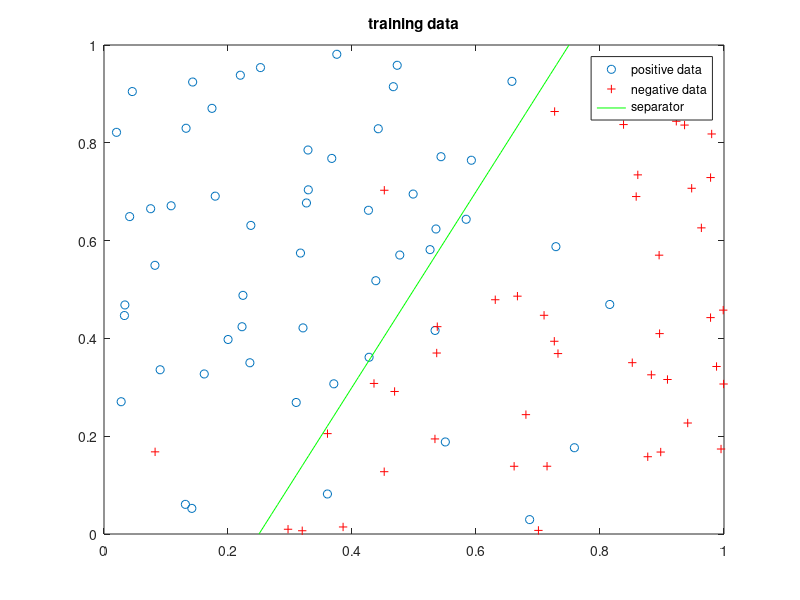
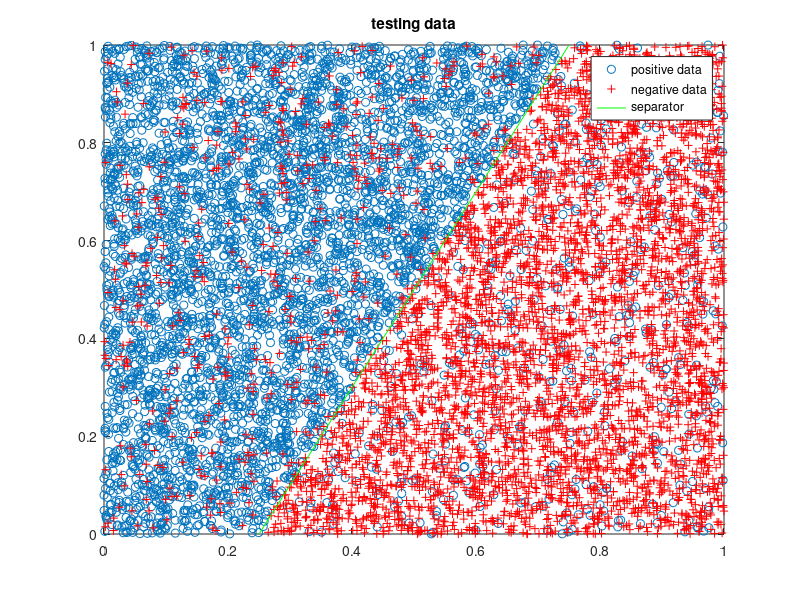
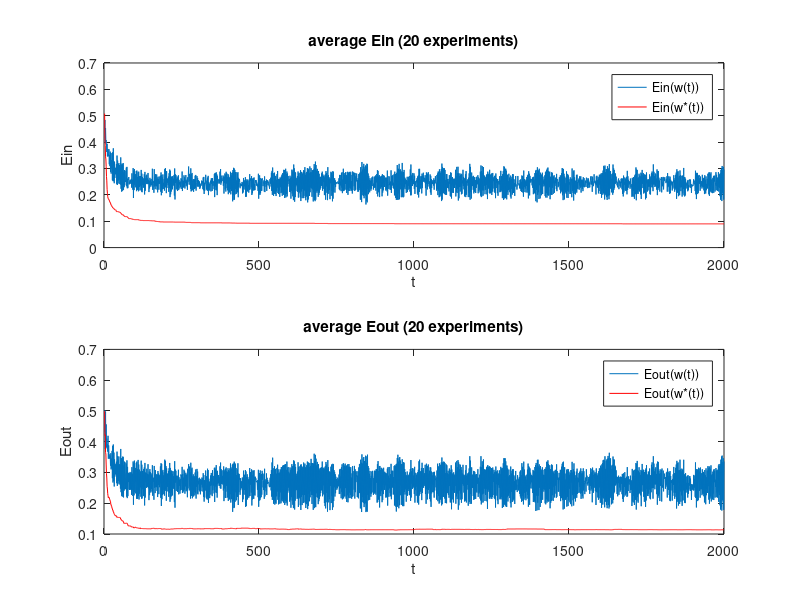
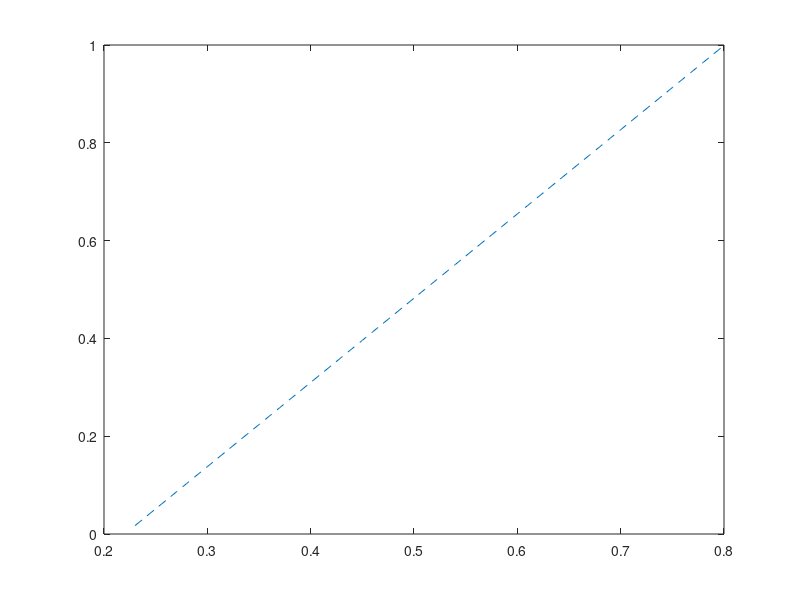

Here is the MATLAB script that generated these plots, in order:
%Xiao Wei
%Pocket algorithm
%data with noise
%Oct 2012


%PART I
%Generating linear seperable data points
%Add noise
clear


w_sep=[2,-4,1];
%%%%Generate training data
N=100; % # of data points
D=ones(4,N); %rows---[x2,x1,x0,y]'
D(1:2,:)=rand(2,N);
D(4,:)=sign(w_sep*D(1:3,:));
noise=1:(N/10);%ceil(rand(1,floor(N/10))*N);
D(4,noise)=-D(4,noise);

pos_data=D(1:3,(D(4,:))==1);
neg_data=D(1:3,(D(4,:))==-1);

%%%Generate test data
Nt=10000;
Dt=ones(4,Nt);
Dt(1:2,:)=rand(2,Nt);
Dt(4,:)=sign(w_sep*Dt(1:3,:));
noiset=1:(Nt/10);
Dt(4,noiset)=-Dt(4,noiset);
post=Dt(1:3,(Dt(4,:))==1);
negt=Dt(1:3,(Dt(4,:))==-1);



x=0:0.01:1;
y=-(w_sep(2)*x+w_sep(3))/w_sep(1);
shown=(y>=0)&(y<=1);

figure
plot(pos_data(2,:),pos_data(1,:),'o',neg_data(2,:),neg_data(1,:),'r+',x(shown),y(shown),'g')
legend('positive data','negative data','separator')
title('training data')

figure
plot(post(2,:),post(1,:),'o',negt(2,:),negt(1,:),'r+',x(shown),y(shown),'g')
legend('positive data','negative data','separator')
title('testing data')

%PART II
%The Pocket Algorithm
T=2000;

Repeat=20;
record=zeros(5,T,Repeat);%3D array,ea record [t,Einw,Einw_opt.Eoutw,Eoutw_opt]

for k=1:Repeat
    w_opt=[0 0 0];
    w=[0 0 0];
    updates=0;
    for i=1:T
        row=w*D(1:3,:);
        wrong=find(sign(row)~=D(4,:));

        ind=randi(length(wrong));
        ind=wrong(ind);

        w=w+D(4,ind)*D(1:3,ind)';
        error=sum(sign(w*D(1:3,:))~=D(4,:))/N;
        error_opt=sum(sign(w_opt*D(1:3,:))~=D(4,:))/N;
        eout=sum(sign(w*Dt(1:3,:))~=Dt(4,:))/Nt;
        eout_opt=sum(sign(w_opt*Dt(1:3,:))~=Dt(4,:))/Nt;
        if error<=error_opt  %sum(w*D(1:3,:)~=D(4,:))<=sum(w_opt(1:3,:)~=D(4,:))
            w_opt=w;
            updates=updates+1;
        end
        %w=w_opt;
        record(1,i,k)=i;
        record(2,i,k)=error;
        record(3,i,k)=error_opt;
        record(4,i,k)=eout;
        record(5,i,k)=eout_opt;
    end

end
recordm=mean(record,3);%mean record
figure
subplot(2,1,1);
plot(recordm(1,2:T),recordm(2,2:T),recordm(1,2:T),recordm(3,2:T),'r');
legend('Ein(w(t))','Ein(w*(t))')
title('average Ein (20 experiments)')
xlabel('t')
ylabel('Ein')

subplot(2,1,2);
plot(recordm(1,2:T),recordm(4,2:T),recordm(1,2:T),recordm(5,2:T),'r');
legend('Eout(w(t))','Eout(w*(t))')
title('average Eout (20 experiments)')
xlabel('t')
ylabel('Eout')

figure
plot(recordm(1,2:T),recordm(2,2:T),'.',recordm(1,2:T),recordm(3,2:T),...
    'r.',recordm(1,2:T),recordm(4,2:T),'g.',...
    recordm(1,2:T),recordm(5,2:T),'y.');
legend('Ein(W(t))','Ein(W*(t))','Eout(W(t))','Eout(W*(t))')
title('average E (20 experiments)')
xlabel('t')
ylabel('E')
y_opt=-(w_opt(2)*x+w_opt(3))/w_opt(1);
shown_opt=(y_opt>=0)&(y_opt<=1);
plot(x(shown_opt),y_opt(shown_opt),'--')








